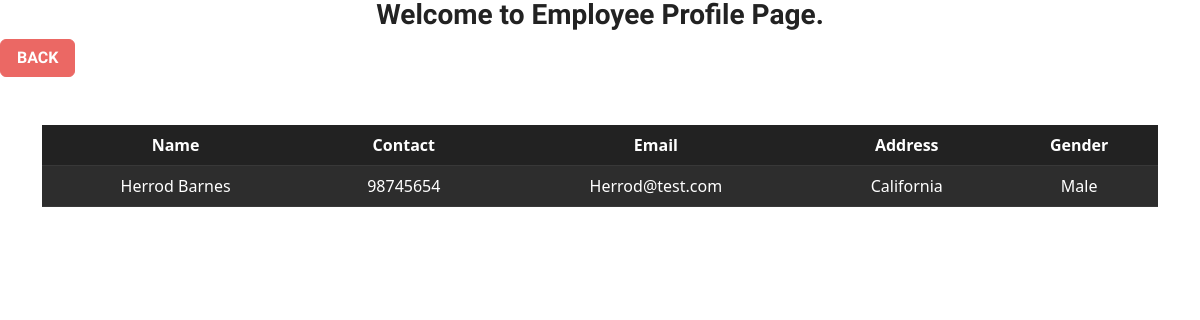
/employee/empprofile/7/ (signed in), run on the app's committed database.
### app_payroll/models.py (models this page shows, shortened)
class Employee(models.Model):
    full_name = models.CharField(max_length=150)
    email = models.EmailField(max_length=150)
    address = models.CharField(max_length=150)
    gender = models.CharField(max_length=50)
    contact = models.CharField(max_length=150)
    class Meta:
        db_table = "app_employee"

### app_payroll/views.py (the view)
# urls.py: path('empprofile/<int:id>/', views.employee_profile, name="employee-profile"),
@login_required(login_url='login')
def employee_profile(request, id):
    emp = Employee.objects.get(id=id)
    data2 = Employee.objects.all()
    context = {"data":emp, "data2":data2}
    return render(request, 'employee/employee_profile.html', context)

### templates/employee/employee_profile.html (shortened to what this page needs)
<!DOCTYPE html>
<html>
    <head>
        {% load static %}
        <h3 style="text-align: center;">Welcome to Employee Profile Page.</h3>
        <a href="{% url 'employee-index' %}" class="btn btn-primary">BACK</a>
        <link rel="stylesheet" href="{% static '/css/bootstrap.min.css' %}">
    </head>
    <body>
        <div class="container mt-5">
            <table class="table table-dark table-striped" style="text-align: center;">
                <thead>
                <tr>
                  <th scope="col">Name</th>
                  <th scope="col">Contact</th>
                  <th scope="col">Email</th>
                  <th scope="col">Address</th>
                  <th scope="col">Gender</th>
                </tr>
                </thead>
                <tbody>
                <tr>
                  <td>{{ data.full_name|title }}</td>
                  <td>{{ data.contact }}</td>
                  <td>{{ data.email }}</td>
                  <td>{{ data.address|title }}</td>
                  <td>{{ data.gender|title }}</td>
                </tr>
                </tbody>
          </div>
    </body>
</html>

### data on the page
Employee: full_name "Herrod Barnes", contact "98745654", email "Herrod@test.com", address "California", gender "Male"
